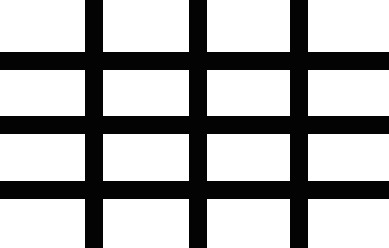
#> input picture mybook/opencv_king_book/ch13/map.jpg, 389 x 248 px
$ python ch13_5.py   (older library calls are emulated)
#> lines starting #> are read from the running program, lines starting #| are printed output that depends on the picture
# ch13_5.py
import cv2

src = cv2.imread("map.jpg")
#> src is the input picture: shape (248, 389, 3); min 0, max 255, mean 172.8
dst = cv2.Sobel(src, cv2.CV_32F, 0, 1)  # 計算 y 軸影像梯度
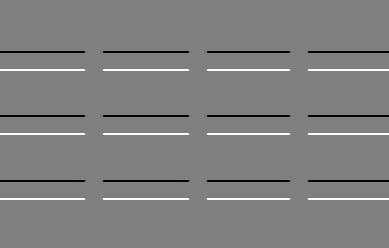
#> dst: shape (248, 389, 3) float32; min -1016, max 1016, mean 0; drawn with min black and max white
dst = cv2.convertScaleAbs(dst)          # 將負值轉正值
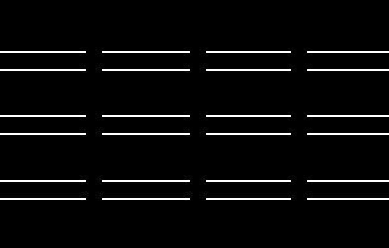
#> dst: shape (248, 389, 3); min 0, max 255, mean 11.1
cv2.imshow("Src", src)
cv2.imshow("Dst", dst)

cv2.waitKey(0)
cv2.destroyAllWindows()

$ run again, with mybook/opencv_king_book/ch13/laplacian.jpg copied over mybook/opencv_king_book/ch13/map.jpg
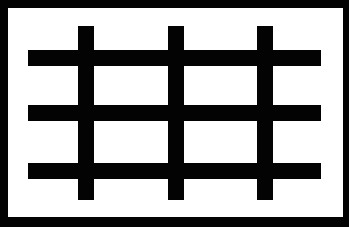
#> input picture mybook/opencv_king_book/ch13/laplacian.jpg, 349 x 227 px
#> src is the input picture: shape (227, 349, 3); min 0, max 255, mean 161.7
#> `dst = cv2.Sobel(src, cv2.CV_32F, 0, 1)`:
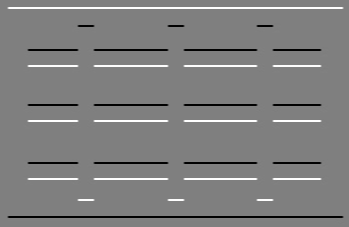
#> dst: shape (227, 349, 3) float32; min -1016, max 1014, mean 0; drawn with min black and max white
#> `dst = cv2.convertScaleAbs(dst)`:
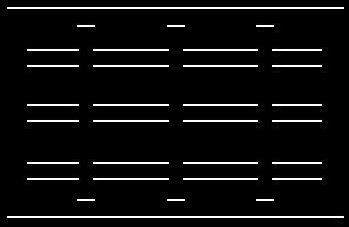
#> dst: shape (227, 349, 3); min 0, max 255, mean 15.2
